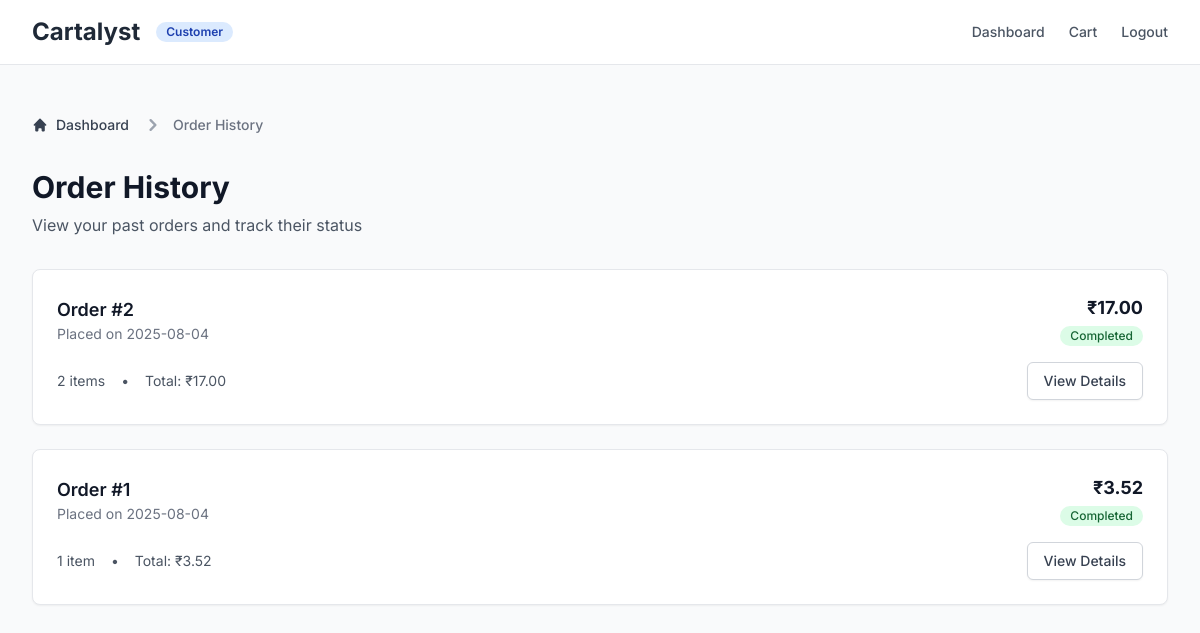
/orders (signed in), run on the app's committed database.
### tables this page shows
CREATE TABLE orders (
            id INTEGER PRIMARY KEY AUTOINCREMENT,
            user_id INTEGER NOT NULL,
            order_date TIMESTAMP DEFAULT CURRENT_TIMESTAMP,
            total_amount REAL NOT NULL,
            status TEXT DEFAULT 'pending',
            FOREIGN KEY (user_id) REFERENCES users (id)
        );

### app.py (the view)
@app.route('/orders')
def orders():
    if 'user_role' not in session:
        return redirect(url_for('login'))
    username = 'customer' if session.get('user_role') == 'customer' else 'employee'
    user_id = get_user_id(username)
    if not user_id:
        flash('User not found.', 'error')
        return redirect(url_for('dashboard'))
    user_orders = get_user_orders(user_id)
    return render_template('orders.html', orders=user_orders)

### app.py (called while the page is built)
def get_db_connection():
    conn = sqlite3.connect('parts.db')
    conn.row_factory = sqlite3.Row
    return conn

def get_user_id(username):
    conn = get_db_connection()
    user = conn.execute('SELECT id FROM users WHERE username = ?', (username,)).fetchone()
    conn.close()
    return user['id'] if user else None

def get_user_orders(user_id):
    conn = get_db_connection()
    orders = conn.execute('''
        SELECT o.*, COUNT(oi.id) as item_count
        FROM orders o
        LEFT JOIN order_items oi ON o.id = oi.order_id
        WHERE o.user_id = ?
        GROUP BY o.id
        ORDER BY o.order_date DESC
    ''', (user_id,)).fetchall()
    conn.close()
    return [dict(order) for order in orders]

### templates/orders.html (shortened to what this page needs)
<!DOCTYPE html>
<html lang="en">
<head>
    <script src="https://cdn.tailwindcss.com"></script>
</head>
<body class="bg-gray-50">
    <header class="bg-white border-b border-gray-200">
        <div class="max-w-7xl mx-auto px-4 sm:px-6 lg:px-8">
            <div class="flex justify-between items-center h-16">
                <div class="flex items-center space-x-4">
                    <h1 class="text-2xl font-bold text-gray-800">Cartalyst</h1>
                    {% if session.get('user_role') == 'employee' %}
                    <span class="bg-green-100 text-green-800 text-xs font-semibold px-2.5 py-0.5 rounded-full">Employee</span>
                    {% else %}
                    <span class="bg-blue-100 text-blue-800 text-xs font-semibold px-2.5 py-0.5 rounded-full">Customer</span>
                    {% endif %}
                </div>
                <div class="flex items-center space-x-6">
                    <a href="{{ url_for('dashboard') }}" class="text-sm font-medium text-gray-600 hover:text-gray-900">Dashboard</a>
                    <a href="{{ url_for('cart') }}" class="text-sm font-medium text-gray-600 hover:text-gray-900">Cart</a>
                    <a href="{{ url_for('logout') }}" class="text-sm font-medium text-gray-600 hover:text-gray-900">Logout</a>
                </div>
            </div>
        </div>
    </header>
    <main class="max-w-7xl mx-auto px-4 sm:px-6 lg:px-8 py-12">
        <nav class="flex mb-8" aria-label="Breadcrumb">
            <ol class="inline-flex items-center space-x-1 md:space-x-3">
                <li class="inline-flex items-center">
                    <a href="{{ url_for('dashboard') }}" class="inline-flex items-center text-sm font-medium text-gray-700 hover:text-blue-600">
                        <svg class="w-4 h-4 mr-2" fill="currentColor" viewBox="0 0 20 20"><path d="M10.707 2.293a1 1 0 00-1.414 0l-7 7a1 1 0 001.414 1.414L4 10.414V17a1 1 0 001 1h2a1 1 0 001-1v-2a1 1 0 011-1h2a1 1 0 011 1v2a1 1 0 001 1h2a1 1 0 001-1v-6.586l.293.293a1 1 0 001.414-1.414l-7-7z"></path></svg>
                        Dashboard
                    </a>
                </li>
                <li>
                    <div class="flex items-center">
                        <svg class="w-6 h-6 text-gray-400" fill="currentColor" viewBox="0 0 20 20"><path fill-rule="evenodd" d="M7.293 14.707a1 1 0 010-1.414L10.586 10 7.293 6.707a1 1 0 011.414-1.414l4 4a1 1 0 010 1.414l-4 4a1 1 0 01-1.414 0z" clip-rule="evenodd"></path></svg>
                        <span class="ml-1 text-sm font-medium text-gray-500 md:ml-2">Order History</span>
                    </div>
                </li>
            </ol>
        </nav>
        <div class="mb-8">
            <h1 class="text-3xl font-bold text-gray-900 mb-2">Order History</h1>
            <p class="text-gray-600">View your past orders and track their status</p>
        </div>
        {% if orders %}
        <div class="space-y-6">
            {% for order in orders %}
            <div class="bg-white rounded-lg border border-gray-200 shadow-sm">
                <div class="p-6">
                    <div class="flex items-center justify-between mb-4">
                        <div>
                            <h3 class="text-lg font-semibold text-gray-900">Order #{{ order.id }}</h3>
                            <p class="text-sm text-gray-500">Placed on {{ order.order_date.split(' ')[0] if order.order_date else 'N/A' }}</p>
                        </div>
                        <div class="text-right">
                            <p class="text-lg font-bold text-gray-900">₹{{ "%.2f"|format(order.total_amount) }}</p>
                            <span class="inline-flex items-center px-2.5 py-0.5 rounded-full text-xs font-medium
                                {% if order.status == 'completed' %}bg-green-100 text-green-800
                                {% elif order.status == 'pending' %}bg-yellow-100 text-yellow-800
                                {% elif order.status == 'cancelled' %}bg-red-100 text-red-800
                                {% else %}bg-gray-100 text-gray-800{% endif %}">
                                {{ order.status.title() }}
                            </span>
                        </div>
                    </div>
                    <div class="flex items-center justify-between">
                        <div class="flex items-center space-x-4 text-sm text-gray-600">
                            <span>{{ order.item_count }} item{{ 's' if order.item_count != 1 else '' }}</span>
                            <span>•</span>
                            <span>Total: ₹{{ "%.2f"|format(order.total_amount) }}</span>
                        </div>
                        <a href="{{ url_for('order_detail', order_id=order.id) }}"
                           class="inline-flex items-center px-4 py-2 border border-gray-300 rounded-md shadow-sm text-sm font-medium text-gray-700 bg-white hover:bg-gray-50">
                            View Details
                        </a>
                    </div>
                </div>
            </div>
            {% endfor %}
        </div>
        {% endif %}
    </main>
</body>
</html>

### templates/orders.html (style rules this page uses)
body { font-family: 'Inter', sans-serif; }

### data on the page
orders: id "2", order_date "2025-08-04", total_amount "17.00", status "Completed", item_count "2", item_count "s"
orders: id "1", order_date "2025-08-04", total_amount "3.52", status "Completed", item_count "1"
